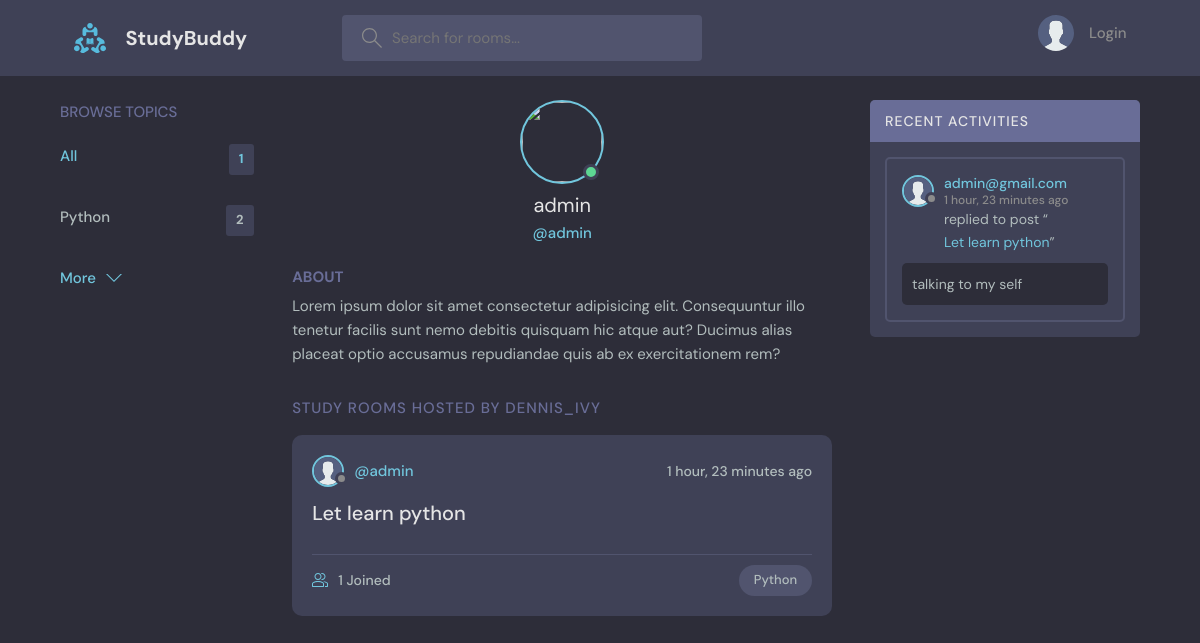
Page /profile/1/ on the committed database.
### base/models.py (models this page shows, shortened)
class Topic(models.Model):
    name = models.CharField(max_length=200)

class User(AbstractUser):
    name = models.CharField(max_length= 200, null=True)
    email = models.EmailField(unique=True,null=True)
    bio = models.TextField(null=True)
    avatar = models.ImageField(null=True, default="avatar.svg")
    USERNAME_FIELD = 'email'
    REQUIRED_FIELDS = []

class Room(models.Model):
    host = models.ForeignKey(User, on_delete= models.SET_NULL, null= True)
    name = models.CharField(max_length=200)
    topic = models.ForeignKey(Topic, on_delete= models.SET_NULL, null= True)
    description = models.TextField(null=True, blank=True)
    participants = models.ManyToManyField(User,related_name='participants', blank= True)
    updated = models.DateTimeField(auto_now=True)
    created = models.DateTimeField(auto_now_add=True)
    class Meta:
        ordering = ['-updated','-created']
    def __str__(self):
        return self.name

class Message(models.Model):
    user = models.ForeignKey(User, on_delete= models.CASCADE)
    room = models.ForeignKey(Room, on_delete= models.CASCADE)
    body = models.TextField()
    updated = models.DateTimeField(auto_now=True)
    created = models.DateTimeField(auto_now_add=True)
    class Meta:
        ordering = ['-updated','-created']
    def __str__(self):
        return self.body[0:50]

### base/views.py (the view)
# urls.py: path('profile/<str:pk>/', views.userProfile, name="user-profile"),
def userProfile(request, pk):
    user = User.objects.get(id = pk)
    rooms = user.room_set.all()
    room_messages = user.message_set.all()
    topics = Topic.objects.all()
    context = {
        'user': user,
        'rooms': rooms,
        'room_messages': room_messages,
        'topics': topics
        }
    return render(request, 'base/profile.html', context)

### base/templates/base/profile.html (shortened to what this page needs)
{% extends 'main.html' %}
{% block content %}
  <main class="profile-page layout layout--3">
    <div class="container">
      {% include 'base/topics_component.html' %}
      <div class="roomList">
        <div class="profile">
          <div class="profile__avatar">
            <div class="avatar avatar--large active">
              <img src="{{request.user.avatar.url}}" />
            </div>
          </div>
          <div class="profile__info">
            <h3>{{user.username}}</h3>
            <p>@{{user.username}}</p>
          </div>
          <div class="profile__about">
            <h3>About</h3>
            <p>
              Lorem ipsum dolor sit amet consectetur adipisicing elit. Consequuntur illo tenetur
              facilis sunt nemo debitis quisquam hic atque aut? Ducimus alias placeat optio
              accusamus repudiandae quis ab ex exercitationem rem?
            </p>
          </div>
        </div>
        <div class="roomList__header">
          <div>
            <h2>Study Rooms Hosted by dennis_ivy</a>
            </h2>
          </div>
        </div>
        {% include 'base/feed_component.html' %}
      </div>
      {% include 'base/activity_component.html' %}
    </div>
  </main>
{% endblock content %}

### base/templates/base/topics_component.html
<div class="topics">
    <div class="topics__header">
      <h2>Browse Topics</h2>
    </div>
    <ul class="topics__list">
      <li>
        <a href="{% url 'home' %}" class="active">All <span>{{topics.count}}</span></a>
      </li>
    {% for topic in topics %}
      <li>
        <a href="{% url 'home' %}?q={{topic.name}}">{{topic.name}} <span>{{topic.room_set.all.count}}</span></a>
      </li>
    {% endfor %}
    </ul>
    <a class="btn btn--link" href="{% url 'topics' %}">
      More
      <svg version="1.1" xmlns="http://www.w3.org/2000/svg" width="32" height="32" viewBox="0 0 32 32">
        <title>chevron-down</title>
        <path d="M16 21l-13-13h-3l16 16 16-16h-3l-13 13z"></path>
      </svg>
    </a>
  </div>

### base/templates/base/feed_component.html (shortened to what this page needs)
{% for room in rooms %}
<div class="roomListRoom">
    <div class="roomListRoom__header">
      <a href="{% url 'user-profile' room.host.id %}" class="roomListRoom__author">
        <div class="avatar avatar--small">
          <img src="{{room.host.avatar.url}}" />
        </div>
        <span>@{{room.host.username}}</span>
      </a>
      <div class="roomListRoom__actions">
        <span>{{room.created|timesince}} ago</span>
      </div>
    </div>
    <div class="roomListRoom__content">
      <a href="{% url 'room' room.id %}">{{room.name}}</a>
    </div>
    <div class="roomListRoom__meta">
      <a href="{% url 'room' room.id %}" class="roomListRoom__joined">
        {{room.participants.all.count}} Joined
      </a>
      <p class="roomListRoom__topic">{{room.topic.name}}</p>
    </div>
</div>
{% endfor %}

### base/templates/base/activity_component.html (shortened to what this page needs)
<div class="activities">
    <div class="activities__header">
      <h2>Recent Activities</h2>
    </div>
    {% for message in room_messages %}
    <div class="activities__box">
      <div class="activities__boxHeader roomListRoom__header">
        <a href="{%url 'user-profile' message.user.id %}" class="roomListRoom__author">
          <div class="avatar avatar--small">
            <img src="{{message.user.avatar.url}}" />
          </div>
          <p>
            {{message.user}}
            <span>{{message.created|timesince}} ago</span>
          </p>
        </a>
      </div>
      <div class="activities__boxContent">
        <p>replied to post “<a href="{% url 'room' message.room.id %}">{{message.room}}</a>”</p>
        <div class="activities__boxRoomContent">
            {{message}}
        </div>
      </div>
    </div>
    {% endfor %}
  </div>

### rows in the picture
Topic: name "Python", room_set.all.count "2"
User: username "admin"
Room: host.avatar (placeholder picture), host.username "admin", created "1 hour, 23 minutes", name "Let learn python", participants.all.count "1", topic.name "Python"
Message: user.avatar (placeholder picture), user "admin@gmail.com", created "1 hour, 23 minutes", room "Let learn python", body "talking to my self"

### other values in the picture
{{ topics.count }} "1"
